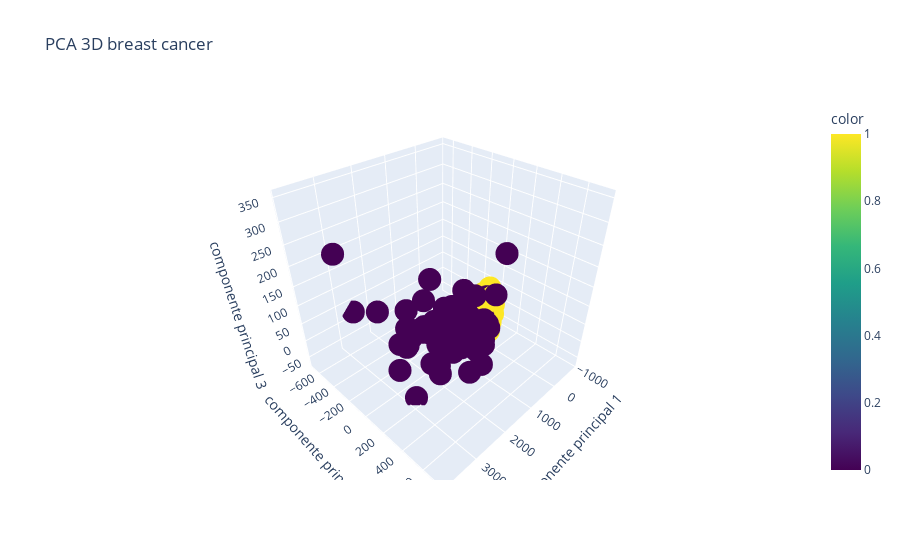

The code cell stored with this chart in its notebook:
### Markdown cell above
Observamos que hay multicolinealidad, es decir, muchas columnas de la X están correlacionadas entre sí.

Por eso el PCA es capaz de retener casi toda la varianza del dataset en prácticamente solo 3 columnas porque como la mayoría son parecidas entre sí el PCA las transforma y es capaz de aprovechar lo mejor de cada una y convertirlo a componentes principales del PCA, en este caso hemos elegido 3 componentes porque el método del codo nos sugería que la máxima varianza ya estaba retenida en los 3 primeros componentes.

### Code cell
pca = PCA(n_components=3)
X_pca = pca.fit_transform(X)

px.scatter_3d(
    x=X_pca[:, 0], # componente principal 1
    y=X_pca[:, 1], # componente principal 2
    z=X_pca[:, 2], # componente principal 3
    color=y,
    color_continuous_scale='viridis',
    title='PCA 3D breast cancer',
    labels={
        'x': 'componente principal 1',
        'y': 'componente principal 2',
        'z': 'componente principal 3'
    }
)

### Figure 1 — Plotly figure (JSON) as saved in the notebook; plotly's stock layout.template omitted (floating-point values rounded to 4 significant figures; data arrays with more than 128 entries replaced by an {"elided": "..."} marker saying what was removed)
{"data": [{"hovertemplate": "componente principal 1=%{x}<br>componente principal 2=%{y}<br>componente principal 3=%{z}<br>color=%{marker.color}<extra></extra>", "legendgroup": "", "marker": {"color": {"elided": "569 int values"}, "coloraxis": "coloraxis", "symbol": "circle"}, "mode": "markers", "name": "", "scene": "scene", "showlegend": false, "type": "scatter3d", "x": {"elided": "569 float values"}, "y": {"elided": "569 float values"}, "z": {"elided": "569 float values"}}], "layout": {"coloraxis": {"colorbar": {"title": {"text": "color"}}, "colorscale": [[0, "#440154"], [0.1111, "#482878"], [0.2222, "#3e4989"], [0.3333, "#31688e"], [0.4444, "#26828e"], [0.5556, "#1f9e89"], [0.6667, "#35b779"], [0.7778, "#6ece58"], [0.8889, "#b5de2b"], [1, "#fde725"]]}, "legend": {"tracegroupgap": 0}, "scene": {"domain": {"x": [0, 1], "y": [0, 1]}, "xaxis": {"title": {"text": "componente principal 1"}}, "yaxis": {"title": {"text": "componente principal 2"}}, "zaxis": {"title": {"text": "componente principal 3"}}}, "title": {"text": "PCA 3D breast cancer"}}}
